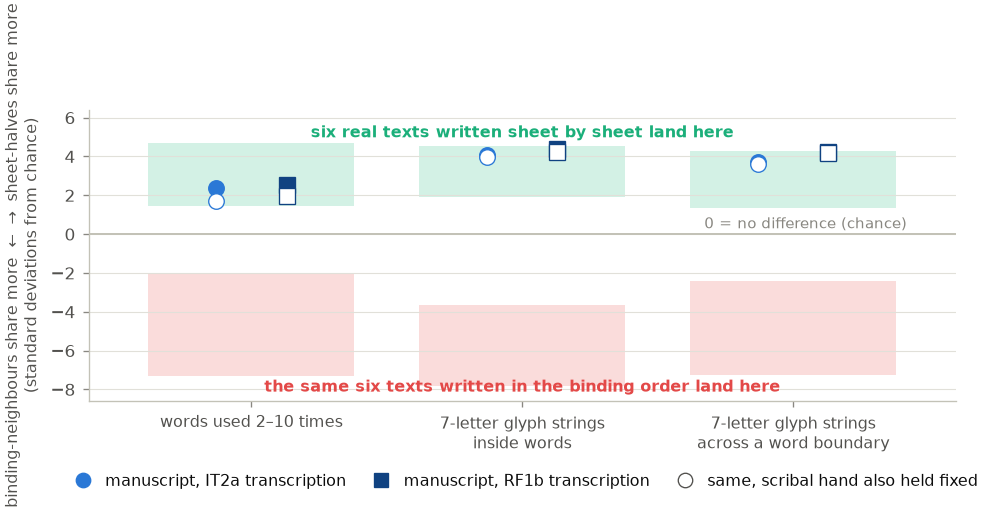

Source code (Python):
"""Executive-summary figure: do the two halves of a sheet share more rare material
than leaves that are neighbours only in the binding?  (record §6.2, §7, §12)

The statistic D = (shared rare material between the two leaves of one sheet)
− (shared between leaves consecutive in the binding but on different sheets), as
standard deviations above what random placement of page contents produces.  Three
units: words used 2–10 times, 7-letter glyph strings within words, 7-letter strings
straddling a word boundary.  Filled markers: manuscript, two transcriptions.  Hollow:
the same with the scribal hand also held fixed.  Washes: what six real texts give on the
manuscript's own pages when written sheet by sheet (aqua) or in the binding order (red).

Sources: data/rare_types.json, rare_types_controls.json, glyph_ngrams.json,
hand_control.json.
"""

import json
import os

import numpy as np

from style import *  # noqa: F401,F403

HERE = os.path.dirname(os.path.abspath(__file__))
DATA = os.path.join(HERE, "..", "data")
J = lambda n: json.load(open(os.path.join(DATA, n)))  # noqa: E731
rare, rc, gl, hand = J("rare_types.json"), J("rare_types_controls.json"), J("glyph_ngrams.json"), J("hand_control.json")
CTRL = ["la_isidorus_etym", "la_seneca_nq", "de_bullinger", "it_decameron", "it_commedia", "it_orlando_furioso"]

UNITS = [
    ("words used 2–10 times", lambda tr: rare["vms"][tr]["leaf_test_k2to10"], lambda c: rc[c]["k2to10"], "words k2to10"),
    ("7-letter glyph strings\ninside words", lambda tr: gl["vms"][tr]["n7_all_k2to10"], lambda c: gl["controls"][c].get("n7_all_k2to10"), "n7 all"),
    ("7-letter glyph strings\nacross a word boundary", lambda tr: gl["vms"][tr]["n7_cross_k2to10"], lambda c: gl["controls"][c].get("n7_cross_k2to10"), "n7 cross"),
]
TR = (("IT2a", C_IT2A, MARK_IT2A, -0.13), ("RF1b", C_RF1B, MARK_RF1B, 0.13))

fig, ax = plt.subplots(figsize=(W_FULL, 2.6))
for i, (lab, vget, cget, hkey) in enumerate(UNITS):
    for mode, wash in (("nested", C_NESTED_WASH), ("stacked", C_STACKED_WASH)):
        zs = [cget(f"{t}/{mode}")["conj_minus_nested"]["z"] for t in CTRL if cget(f"{t}/{mode}") is not None]
        ax.add_patch(mpl.patches.Rectangle((i - 0.38, min(zs)), 0.76, max(zs) - min(zs), color=wash, lw=0, zorder=0))
    for tr, col, mk, dx in TR:
        z = vget(tr)["conj_minus_nested"]["z"]
        ax.plot(i + dx, z, marker=mk, color=col, ms=7, ls="none", zorder=4)
        zh = hand[tr][f"{hkey}|quire+lang+hand"]["conj_minus_nested"]["z"]
        ax.plot(i + dx, zh, marker=mk, mfc="white", mec=col, ms=7, ls="none", zorder=5)
ax.axhline(0, color=AXIS, lw=0.9, zorder=1)
ax.text(2.42, 0.12, "0 = no difference (chance)", fontsize=6.6, color=MUTED, ha="right", va="bottom")
ax.set_xticks(range(len(UNITS)))
ax.set_xticklabels([u[0] for u in UNITS], fontsize=7.4)
ax.set_xlim(-0.6, len(UNITS) - 0.4)
ax.set_ylim(-8.6, 6.4)
ax.set_ylabel("binding-neighbours share more  ←  →  sheet-halves share more\n(standard deviations from chance)", fontsize=7.2)
ax.text(1.0, 5.2, "six real texts written sheet by sheet land here", color=C_STACKED, fontsize=7, ha="center", va="center", fontweight="semibold")
ax.text(1.0, -7.9, "the same six texts written in the binding order land here", color=C_NESTED, fontsize=7, ha="center", va="center", fontweight="semibold")
h = [
    mpl.lines.Line2D([], [], marker=MARK_IT2A, color=C_IT2A, ls="none", ms=6.5, label="manuscript, IT2a transcription"),
    mpl.lines.Line2D([], [], marker=MARK_RF1B, color=C_RF1B, ls="none", ms=6.5, label="manuscript, RF1b transcription"),
    mpl.lines.Line2D([], [], marker="o", mfc="white", mec=INK2, ls="none", ms=6.5, label="same, scribal hand also held fixed"),
]
ax.legend(handles=h, loc="upper center", bbox_to_anchor=(0.5, -0.2), ncol=3, columnspacing=1.2, handletextpad=0.4)
fig.subplots_adjust(left=0.13, right=0.99, top=0.97, bottom=0.27)
save(fig, "fig_es_leaftest")
print("ok")
